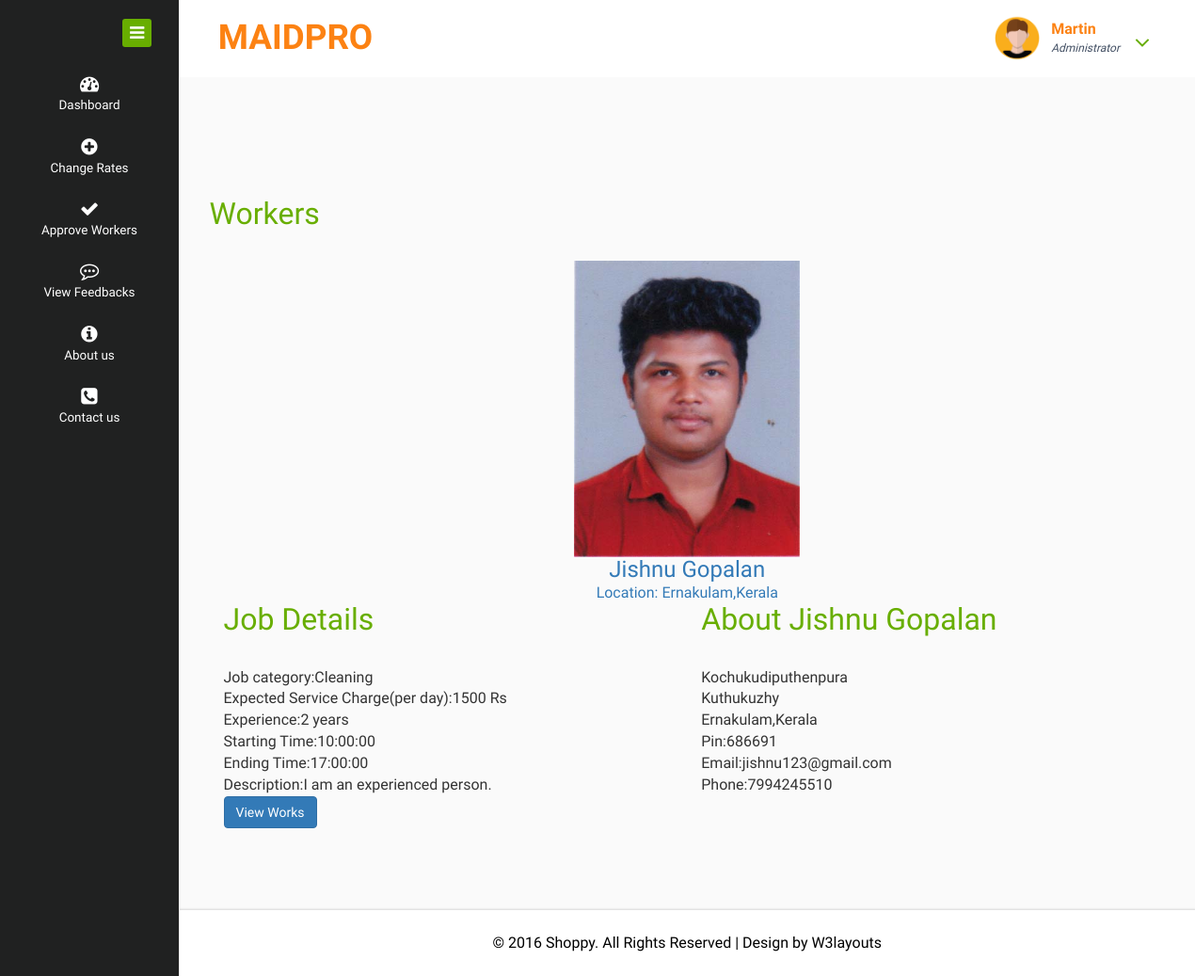
The app's page /admin/viewdetails.php?email=jishnu123@gmail.com with its own data.
### tables this page shows
CREATE TABLE `registration` (
  `user_id` int(11) NOT NULL,
  `email` varchar(50) NOT NULL,
  `name` varchar(30) NOT NULL,
  `phone` bigint(11) NOT NULL,
  `profile_pic` varchar(50) NOT NULL DEFAULT 'images/profile_pic.png',
  `house` varchar(30) NOT NULL,
  `place` varchar(30) NOT NULL,
  `district` varchar(30) NOT NULL,
  `state` varchar(30) NOT NULL,
  `pincode` int(10) NOT NULL,
  `gender` varchar(20) NOT NULL,
  `date_of_birth` varchar(20) NOT NULL
);

CREATE TABLE `district` (
  `district_id` int(11) NOT NULL,
  `state_id` int(11) NOT NULL,
  `district` varchar(30) NOT NULL
);

CREATE TABLE `state` (
  `state_id` int(11) NOT NULL,
  `state` varchar(30) NOT NULL
);

CREATE TABLE `worker` (
  `worker_id` int(11) NOT NULL,
  `email` varchar(50) NOT NULL,
  `category` varchar(25) NOT NULL,
  `service_charge` int(10) NOT NULL,
  `starting_time` varchar(25) NOT NULL,
  `ending_time` varchar(25) NOT NULL,
  `description` varchar(50) NOT NULL,
  `experience` int(11) NOT NULL
);

### admin/viewdetails.php (the view, shortened to what this page needs)
<?php
    include("header.php");
    include("dbconn.php");
?>
<?php
$worker_email=$_GET['email'];
?>
<div class="inner-block">
    <div class="blank">
        <h2>Workers</h2>
        <?php
        $sql="select * from registration,verification,worker where verification.status=1 and worker.email='$worker_email' and verification.email='$worker_email' and registration.email='$worker_email'";
        $res=mysqli_query($conn,$sql);
        if(mysqli_num_rows($res)>0){
            while ($r=mysqli_fetch_assoc($res)) {
        ?>
        <div class="col-md-12 bg-white text-center">
            <a href="viewdetails.php?email=<?php echo $r['email']?>">
            <img src="../users/<?php echo $r['profile_pic']?>" width=240>
            <h3><?php echo $r['name']?></h3>
            <p>Location:
                <?php
                                     $d=$r["district"];
                                     $s="select district from district where district_id=$d";
                        $res1=mysqli_query($conn,$s);
                        $row=mysqli_fetch_assoc($res1);
                        $c=$row["district"];
                        echo $c;
                        $d=$r["state"];
                                     $s="select state from state where state_id=$d";
                        $res1=mysqli_query($conn,$s);
                        $row=mysqli_fetch_assoc($res1);
                        $c=$row["state"];
                        echo ",$c";
                ?>
                <br>
            </p>
        </a>
        </div>
        <div class="col-md-6">
            <h2>Job Details</h2>
            <p>Job category:<?php echo $r['category']?><br>
               Expected Service Charge(per day):<?php echo $r['service_charge']?> Rs<br>
               Experience:<?php echo $r['experience']?> years
            </p>
            <p>Starting Time:<?php echo $r['starting_time']?><br>
               Ending Time:<?php echo $r['ending_time']?><br>
               Description:<?php echo $r['description']?>
            </p>
        </div>
        <div class="col-md-6">
            <h2>About <?php echo $r['name']?></h2>
            <p>
                <?php echo $r['house']?><br>
                <?php echo $r['place']?><br>
                <?php
                                     $d=$r["district"];
                                     $s="select district from district where district_id=$d";
                        $res1=mysqli_query($conn,$s);
                        $row=mysqli_fetch_assoc($res1);
                        $c=$row["district"];
                        echo $c;
                        $d=$r["state"];
                                     $s="select state from state where state_id=$d";
                        $res1=mysqli_query($conn,$s);
                        $row=mysqli_fetch_assoc($res1);
                        $c=$row["state"];
                        echo ",$c";
                ?><br>
                Pin:<?php echo $r['pincode']?><br>
                Email:<?php echo $r['email']?><br>
                Phone:<?php echo $r['phone']?>
            </p>
        </div>
        <div class="col-md-6">
        <a href="jobs.php" class="btn btn-primary">View Works</a>
        </div>
        <div class="clearfix"></div>
        <?php
            }
        }
        else{
        ?>
        <h3 class="text-center">No workers found</h3>
        <?php
        }
        ?>
    <br>
    </div>
</div>
<?php
    include("footer.php");
?>

### records on screen
registration: profile_pic (picture), name "Jishnu Gopalan", district.district "Ernakulam", state.state "Kerala", worker.category "Cleaning", worker.service_charge "1500", worker.experience "2", worker.starting_time "10:00:00", worker.ending_time "17:00:00", worker.description "I am an experienced person.", house "Kochukudiputhenpura", place "Kuthukuzhy", pincode "686691", worker.email "jishnu123@gmail.com", phone "7994245510"
